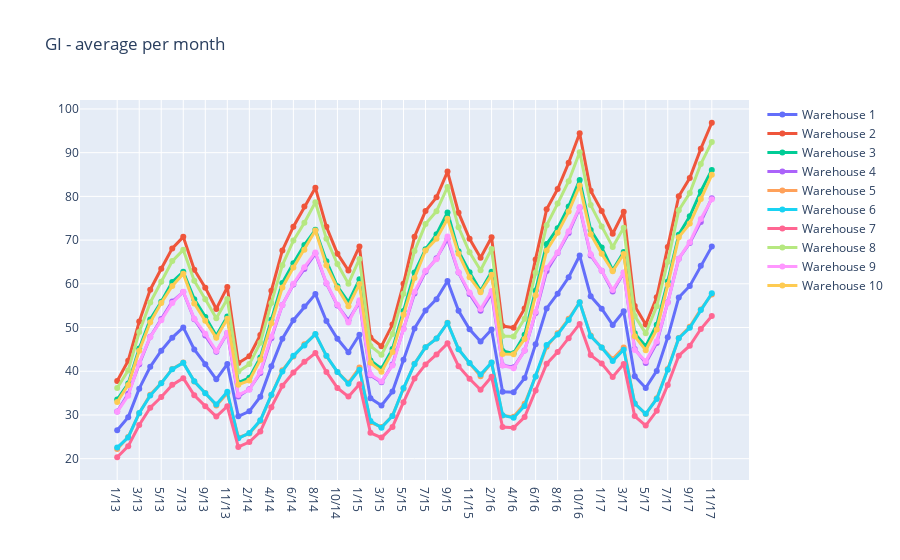

Notebook source saved alongside this figure:
### Markdown cell above
# GI by store
Average GI per month and store:

### Code cell
monthly_df = features.groupby([features.date.dt.year, features.date.dt.month, 'store']).mean()
monthly_df.index = monthly_df.index.set_names(['year', 'month', 'store'])
monthly_df = monthly_df.reset_index()

traces = []
for i in range(1, 11):
    store_sales = monthly_df[monthly_df.store == i]
    trace = go.Scatter(x= x_axis, y= store_sales.sales, mode= 'lines+markers', name= 'Warehouse '+str(i), line=dict(width=3))
    traces.append(trace)
layout = go.Layout(autosize=True, title= 'GI - average per month', showlegend=True)
fig = go.Figure(traces, layout=layout)
iplot(fig)
